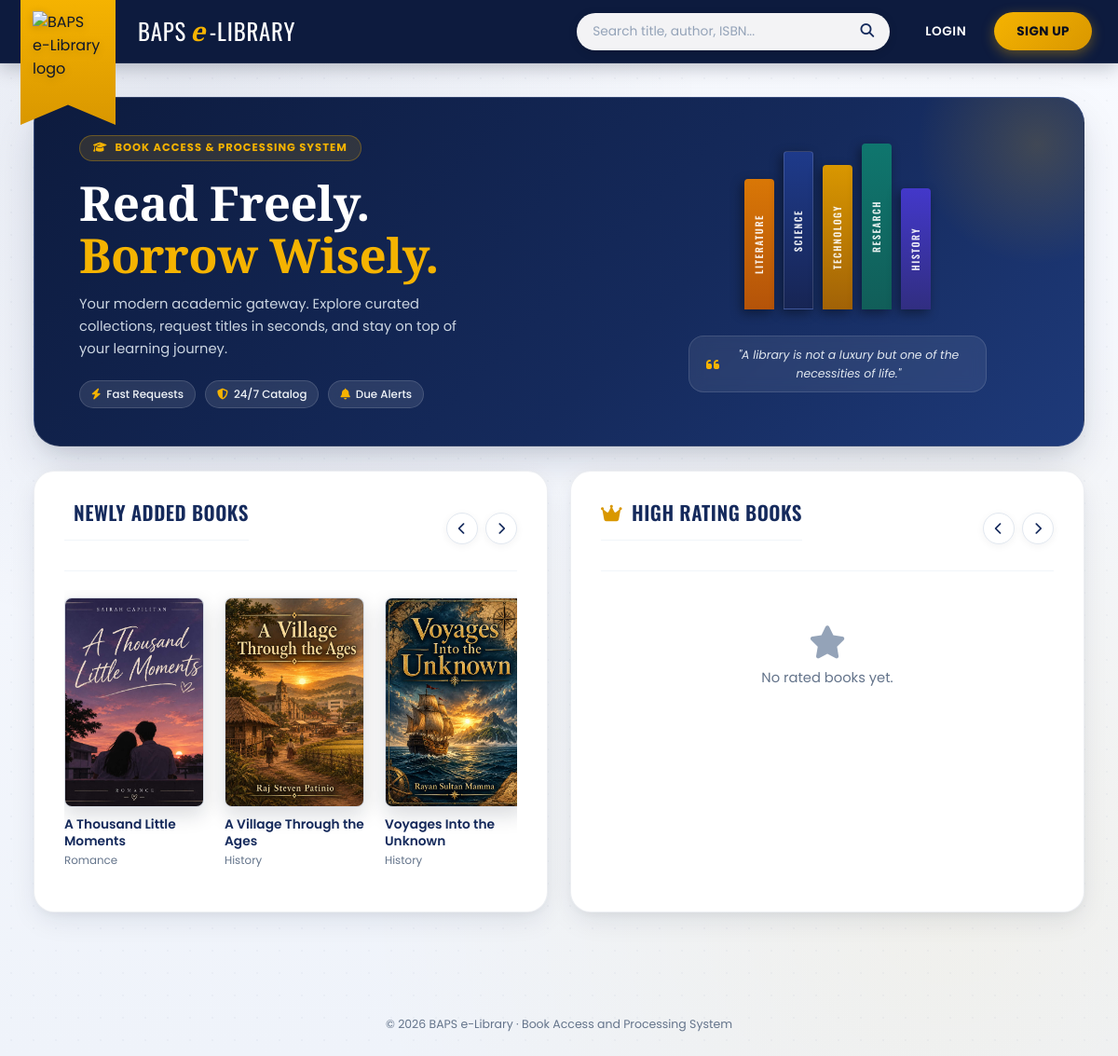
The page / on the database its author committed.
### tables this page shows
CREATE TABLE `books` (
  `book_id` int(11) NOT NULL,
  `title` varchar(200) NOT NULL,
  `author` varchar(120) NOT NULL,
  `isbn` varchar(20) NOT NULL,
  `category` varchar(60) NOT NULL,
  `abstract` text DEFAULT NULL,
  `pages` int(11) DEFAULT 0,
  `total_copies` int(11) NOT NULL DEFAULT 1,
  `available_copies` int(11) NOT NULL DEFAULT 1,
  `cover` varchar(255) DEFAULT NULL,
  `created_at` timestamp NOT NULL DEFAULT current_timestamp()
);

### includes/functions.php (called while the page is built, shortened)
<?php
function e($v) { return htmlspecialchars((string)$v, ENT_QUOTES, 'UTF-8'); }
function cover_url($file, $base) {
    return $file ? $base . 'uploads/covers/' . $file : $base . 'assets/images/no-cover.svg';
}
function book_select() {
    return "SELECT b.*, COALESCE((SELECT AVG(rating) FROM ratings r WHERE r.book_id=b.book_id),0) AS avg_rating,
            (SELECT COUNT(*) FROM transactions t WHERE t.book_id=b.book_id AND t.status IN ('borrowed','return_requested','returned')) AS times_borrowed
            FROM books b";
}

### includes/layout.php (the view, shortened to what this page needs)
<?php
function layout_start($title, $base, $active = '') {
    $logged = !empty($_SESSION['user_id']);
    $role   = $_SESSION['role'] ?? '';
    $me = null; $notifs = []; $unread = 0;
    $searchAction = $role === 'student' ? $base . 'student/explore.php' : ($role === 'librarian' ? $base . 'librarian/inventory.php' : $base . 'index.php');
    $q = $_GET['q'] ?? '';
    ?>
<!DOCTYPE html>
<html lang="en">
<head>
<link rel="stylesheet" href="https://cdnjs.cloudflare.com/ajax/libs/font-awesome/6.5.1/css/all.min.css">
<link rel="stylesheet" href="<?= $base ?>assets/css/style.css?v=<?= filemtime(__DIR__ . '/../assets/css/style.css') ?>">
</head>
<body class="<?= $logged ? 'app' : 'public' ?>" data-base="<?= $base ?>" data-role="<?= e($role ?: 'guest') ?>">
<header class="topbar">
  <a class="ribbon" href="<?= $base ?>index.php" title="BAPS e-Library"><img src="<?= $base ?>assets/images/logo.png" alt="BAPS e-Library logo"></a>
  <a class="brand" href="<?= $base ?>index.php">BAPS <b>e</b>-Library</a>
  <form class="search" action="<?= $searchAction ?>" method="get" role="search">
    <input type="text" name="q" value="<?= e($q) ?>" placeholder="Search title, author, ISBN..." aria-label="Search">
    <button type="submit" aria-label="Search"><i class="fa-solid fa-magnifying-glass"></i></button>
  </form>
  <?php if ($logged): ?>
  <div class="top-right">
    <div class="dropdown">
      <button class="icon-btn" id="bellBtn" aria-label="Notifications"><i class="fa-solid fa-bell"></i><?php if ($unread): ?><span class="badge" id="bellCount"><?= $unread ?></span><?php endif; ?></button>
      <div class="drop-menu" id="bellMenu">
        <h4>Notifications</h4>
        <?php if (!$notifs): ?><div class="n">No notifications yet.</div><?php endif; ?>
        <?php foreach ($notifs as $n): ?>
          <div class="n <?= $n['is_read'] ? '' : 'unread' ?>"><?= e($n['message']) ?><small><?= date('M d, Y g:i A', strtotime($n['created_at'])) ?></small></div>
        <?php endforeach; ?>
      </div>
    </div>
    <a class="user-chip" href="<?= $base ?>settings.php" title="My profile">
      <img src="<?= e(pic_url($me['profile_pic'] ?? '', $base)) ?>" alt="Profile"><span><?= e($me['full_name'] ?? '') ?></span>
    </a>
  </div>
  <?php else: ?>
  <nav class="nav-links">
    <a class="link" href="<?= $base ?>login.php">LOGIN</a>
    <a class="btn-yellow" href="<?= $base ?>register.php">SIGN UP</a>
  </nav>
  <?php endif; ?>
</header>
<main class="main">
<?php
}
function book_card($b, $base) {
    $data = [
        'id' => (int)$b['book_id'], 'title' => $b['title'], 'author' => $b['author'], 'isbn' => $b['isbn'],
        'category' => $b['category'], 'abstract' => $b['abstract'], 'pages' => (int)$b['pages'],
        'available' => (int)$b['available_copies'], 'total' => (int)$b['total_copies'],
        'rating' => round((float)$b['avg_rating'], 1), 'borrowed' => (int)$b['times_borrowed'],
        'cover' => cover_url($b['cover'], $base), 'fav' => !empty($b['is_fav']),
    ];
    return '<button type="button" class="book" data-book="' . e(json_encode($data)) . '">'
        . '<div class="cv"><img src="' . e($data['cover']) . '" alt="Cover of ' . e($b['title']) . '" loading="lazy"></div>'
        . '<h4>' . e($b['title']) . '</h4><p>' . e($b['category']) . '</p>'
        . ($b['avg_rating'] > 0 ? stars((float)$b['avg_rating']) : '') . '</button>';
}
function layout_end($base) {
    ?>
</main>
<footer class="footer">&copy; <?= date('Y') ?> BAPS e-Library &middot; Book Access and Processing System</footer>
</body>
</html>
<?php
}

### includes/public_parts.php (shortened to what this page needs)
<?php
function latest_books($conn, $limit = 8) {
    return $conn->query(book_select() . " ORDER BY b.book_id DESC LIMIT " . (int)$limit)->fetch_all(MYSQLI_ASSOC);
}
function welcome_card() { ?>
  <section class="panel hero" aria-label="Welcome">
    <div class="hero-text">
      <div class="hero-eyebrow"><i class="fa-solid fa-graduation-cap"></i> BOOK ACCESS &amp; PROCESSING SYSTEM</div>
      <h1>Read Freely.<br><span class="hl">Borrow Wisely.</span></h1>
      <p class="hero-desc">Your modern academic gateway. Explore curated collections, request titles in seconds, and stay on top of your learning journey.</p>
      <div class="hero-features">
        <span class="hero-chip"><i class="fa-solid fa-bolt"></i> Fast Requests</span>
        <span class="hero-chip"><i class="fa-solid fa-shield-halved"></i> 24/7 Catalog</span>
        <span class="hero-chip"><i class="fa-solid fa-bell"></i> Due Alerts</span>
      </div>
    </div>
    <div class="hero-side">
      <div class="book-stack" aria-hidden="true">
        <div class="spine s1"><span class="spine-title">LITERATURE</span></div>
        <div class="spine s2"><span class="spine-title">SCIENCE</span></div>
        <div class="spine s3"><span class="spine-title">TECHNOLOGY</span></div>
        <div class="spine s4"><span class="spine-title">RESEARCH</span></div>
        <div class="spine s5"><span class="spine-title">HISTORY</span></div>
      </div>
      <div class="hero-quote">
        <i class="fa-solid fa-quote-left"></i>
        <span>"A library is not a luxury but one of the necessities of life."</span>
      </div>
    </div>
  </section>
<?php }
function newly_added_panel($books, $base, $id = 'newRow') { ?>
  <section class="panel">
    <div class="panel-head">
      <h2><i class="fa-solid fa-sparkles" style="color:var(--yellow-dark);font-size:0.95em"></i> Newly Added Books</h2>
      <div class="carousel-nav">
        <button type="button" data-scroll="<?= $id ?>" data-dir="-1" aria-label="Previous"><i class="fa-solid fa-chevron-left"></i></button>
        <button type="button" data-scroll="<?= $id ?>" data-dir="1" aria-label="Next"><i class="fa-solid fa-chevron-right"></i></button>
      </div>
    </div>
    <div class="scroll-row" id="<?= $id ?>"><?php foreach ($books as $b) echo book_card($b, $base); ?></div>
  </section>
<?php }
function top_rated_panel($books, $base, $id = 'topRow') { ?>
  <section class="panel">
    <div class="panel-head">
      <h2><i class="fa-solid fa-crown" style="color:var(--yellow-dark);font-size:0.95em"></i> High Rating Books</h2>
      <div class="carousel-nav">
        <button type="button" data-scroll="<?= $id ?>" data-dir="-1" aria-label="Previous"><i class="fa-solid fa-chevron-left"></i></button>
        <button type="button" data-scroll="<?= $id ?>" data-dir="1" aria-label="Next"><i class="fa-solid fa-chevron-right"></i></button>
      </div>
    </div>
    <?php if (!$books): ?><div class="empty"><i class="fa-solid fa-star"></i>No rated books yet.</div><?php endif; ?>
    <div class="scroll-row" id="<?= $id ?>"><?php foreach ($books as $b) echo book_card($b, $base); ?></div>
  </section>
<?php }

### rows shown on the page
books: shows a picture, title "A Thousand Little Moments", category "Romance"
books: shows a picture, title "A Village Through the Ages", category "History"
books: shows a picture, title "Voyages Into the Unknown", category "History"
